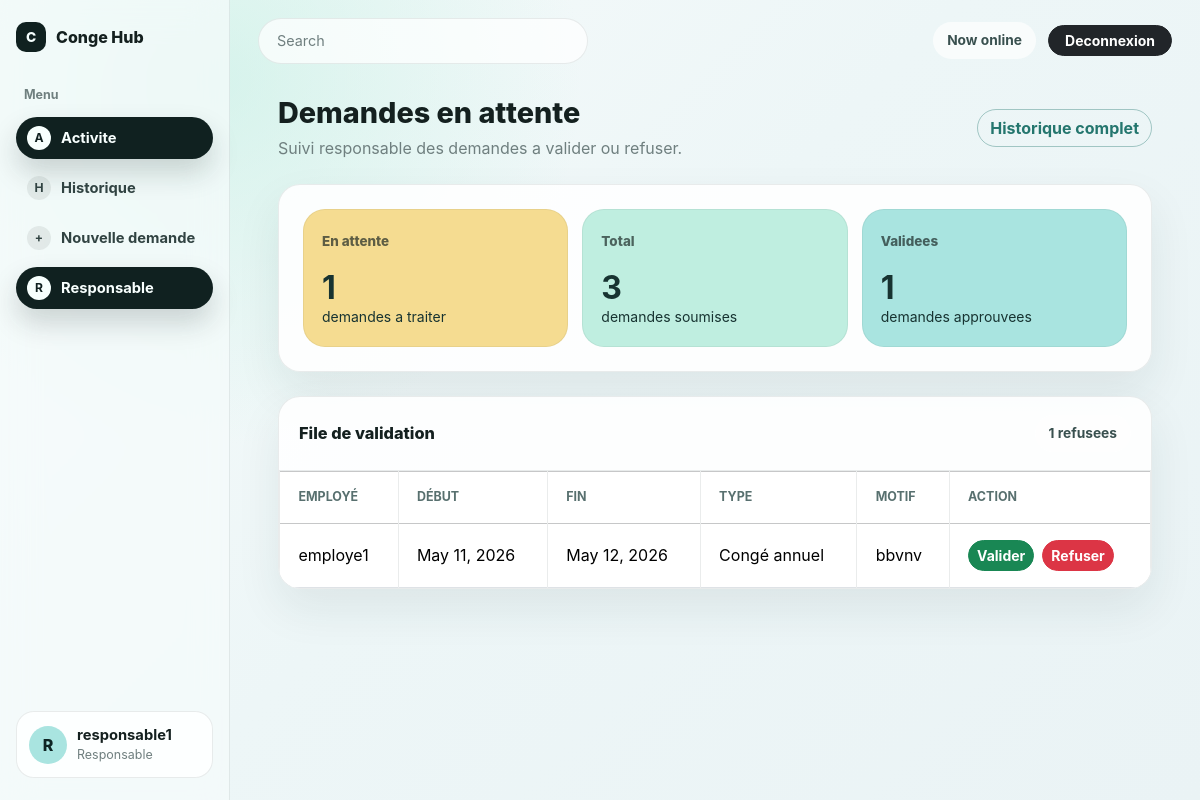
The app's page /responsable/ (signed in) with its own data.
### conges/models.py (models this page shows, shortened)
class DemandeConge(models.Model):
    TYPE_CHOICES = [  # Les choix limitent les valeurs possibles pour éviter les textes libres incohérents.
        ('annuel', 'Congé annuel'),  # Valeur stockée en base puis libellé affiché dans les formulaires.
        ('maladie', 'Congé maladie'),  # Valeur utilisée pour un arrêt ou une absence maladie.
        ('autre', 'Autre'),  # Valeur générique pour les autres motifs de congé.
    ]
    STATUT_CHOICES = [  # Les choix de statut encadrent le cycle de traitement d'une demande.
        ('en_attente', 'En attente'),  # Statut initial juste après la soumission.
        ('validee', 'Validée'),  # Statut utilisé quand le responsable accepte la demande.
        ('refusee', 'Refusée'),  # Statut utilisé quand le responsable rejette la demande.
    ]
    employe = models.ForeignKey(Employe, on_delete=models.CASCADE)  # Une demande appartient à un employé.
    date_debut = models.DateField()  # DateField stocke une date sans heure pour le début du congé.
    date_fin = models.DateField()  # DateField stocke une date sans heure pour la fin du congé.
    type_conge = models.CharField(max_length=20, choices=TYPE_CHOICES)  # CharField stocke un court texte limité aux choix définis.
    motif = models.TextField(blank=True)  # TextField accepte un texte long et blank=True rend le motif optionnel.
    statut = models.CharField(max_length=20, choices=STATUT_CHOICES, default='en_attente')  # Le statut commence toujours en attente.
    date_soumission = models.DateTimeField(auto_now_add=True)  # Django renseigne automatiquement la date lors de la création.

class Employe(models.Model):
    user = models.OneToOneField(User, on_delete=models.CASCADE)  # Chaque employé est lié à un seul compte utilisateur Django.
    solde_conges = models.IntegerField(default=25)  # Le solde démarre à 25 jours pour simplifier la gestion locale.

### conges/views.py (the view)
# urls.py: path('responsable/', views.responsable_home, name='responsable_home'),  # Cette route affiche les demandes à traiter.
@login_required
def responsable_home(request):
    if not request.user.is_staff:  # Un employé simple ne doit pas accéder à la validation.
        return redirect('conges:employe_home')  # On le renvoie vers son propre espace.
    demandes = DemandeConge.objects.filter(statut='en_attente').order_by('date_soumission')  # Les plus anciennes demandes sont traitées d'abord.
    context = {
        'demandes': demandes,
        'demandes_en_attente': demandes.count(),
        'demandes_total': DemandeConge.objects.count(),
        'demandes_validees': DemandeConge.objects.filter(statut='validee').count(),
        'demandes_refusees': DemandeConge.objects.filter(statut='refusee').count(),
    }  # Les compteurs alimentent le tableau de bord responsable.
    return render(request, 'conges/responsable_home.html', context)  # Le template affiche le tableau de validation.

### conges/templates/conges/responsable_home.html (shortened to what this page needs)
{% extends 'conges/base.html' %}
{% block content %}
    <div class="d-flex justify-content-between align-items-center gap-3 mb-4 page-heading">
        <div>
            <h1>Demandes en attente</h1>
            <p>Suivi responsable des demandes a valider ou refuser.</p>
        </div>
        <a class="btn btn-outline-primary" href="{% url 'conges:historique_demandes' %}">Historique complet</a>
    </div>
    <section class="hero-panel mb-4">
        <div class="summary-grid">
            <div class="summary-card sun">
                <span>En attente</span>
                <strong>{{ demandes_en_attente }}</strong>
                <small>demandes a traiter</small>
            </div>
            <div class="summary-card mint">
                <span>Total</span>
                <strong>{{ demandes_total }}</strong>
                <small>demandes soumises</small>
            </div>
            <div class="summary-card aqua">
                <span>Validees</span>
                <strong>{{ demandes_validees }}</strong>
                <small>demandes approuvees</small>
            </div>
        </div>
    </section>
    <section class="data-panel">
        <div class="panel-header">
            <h2>File de validation</h2>
            <span class="online-pill">{{ demandes_refusees }} refusees</span>
        </div>
    <div class="table-responsive">
        <table class="table table-bordered table-hover align-middle bg-white">
            <thead class="table-light">
                <tr>
                    <th>Employé</th>
                    <th>Début</th>
                    <th>Fin</th>
                    <th>Type</th>
                    <th>Motif</th>
                    <th>Action</th>
                </tr>
            </thead>
            <tbody>
                {% for demande in demandes %}
                    <tr>
                        <td>{{ demande.employe.user.username }}</td>
                        <td>{{ demande.date_debut }}</td>
                        <td>{{ demande.date_fin }}</td>
                        <td>{{ demande.get_type_conge_display }}</td>
                        <td>{{ demande.motif|default:"-" }}</td>
                        <td>
                            <div class="d-flex gap-2">
                                <form method="post" action="{% url 'conges:traiter_demande' demande.id %}">
                                    <button class="btn btn-success btn-sm" name="action" value="valider" type="submit">Valider</button>
                                </form>
                                <form method="post" action="{% url 'conges:traiter_demande' demande.id %}">
                                    <button class="btn btn-danger btn-sm" name="action" value="refuser" type="submit">Refuser</button>
                                </form>
                            </div>
                        </td>
                    </tr>
                {% empty %}
                    <tr>
                        <td colspan="6" class="text-center text-muted">Aucune demande en attente.</td>
                    </tr>
                {% endfor %}
            </tbody>
        </table>
    </div>
    </section>
{% endblock %}

### conges/templates/conges/base.html (shortened to what this page needs)
{% load static %}
<!doctype html>
<html lang="fr">
<head>
    <link href="https://cdn.jsdelivr.net/npm/bootstrap@5.3.3/dist/css/bootstrap.min.css" rel="stylesheet">
    <link href="{% static 'conges/styles.css' %}" rel="stylesheet">
</head>
<body>
    {% if user.is_authenticated %}
        <div class="app-shell">
            <aside class="sidebar">
                <a class="brand" href="{% url 'conges:dashboard' %}">
                    <span class="brand-mark">C</span>
                    <span>Conge Hub</span>
                </a>
                <p class="menu-label">Menu</p>
                <nav class="side-nav">
                    <a class="side-link {% if request.resolver_match.url_name == 'dashboard' or request.resolver_match.url_name == 'employe_home' or request.resolver_match.url_name == 'responsable_home' %}active{% endif %}" href="{% url 'conges:dashboard' %}">
                        <span class="side-icon">A</span>
                        <span>Activite</span>
                    </a>
                    <a class="side-link {% if request.resolver_match.url_name == 'historique_demandes' %}active{% endif %}" href="{% url 'conges:historique_demandes' %}">
                        <span class="side-icon">H</span>
                        <span>Historique</span>
                    </a>
                    <a class="side-link {% if request.resolver_match.url_name == 'soumettre_demande' %}active{% endif %}" href="{% url 'conges:soumettre_demande' %}">
                        <span class="side-icon">+</span>
                        <span>Nouvelle demande</span>
                    </a>
                    {% if user.is_staff %}
                        <a class="side-link {% if request.resolver_match.url_name == 'responsable_home' %}active{% endif %}" href="{% url 'conges:responsable_home' %}">
                            <span class="side-icon">R</span>
                            <span>Responsable</span>
                        </a>
                    {% endif %}
                </nav>
                <div class="sidebar-user">
                    <div class="avatar">{{ user.username|first|upper }}</div>
                    <div class="user-meta">
                        <strong>{{ user.username }}</strong>
                        {% if user.is_superuser %}
                            <span>Administrateur</span>
                        {% elif user.is_staff %}
                            <span>Responsable</span>
                        {% else %}
                            <span>Employe</span>
                        {% endif %}
                    </div>
                </div>
            </aside>
            <div class="workspace">
                <header class="topbar">
                    <div class="search-pill">Search</div>
                    <div class="topbar-actions">
                        <span class="online-pill">Now online</span>
                        <a class="btn btn-sm btn-dark rounded-pill px-3" href="{% url 'conges:logout' %}">Deconnexion</a>
                    </div>
                </header>
                <main class="content-wrap">
    {% endif %}
                    {% block content %}{% endblock %}
    {% if user.is_authenticated %}
                </main>
            </div>
        </div>
    {% else %}
        </main>
    {% endif %}
</body>
</html>

### records on screen
DemandeConge: employe.user.username "employe1", date_debut "May 11, 2026", date_fin "May 12, 2026", type_conge "Congé annuel", motif "bbvnv"

### other values on screen
{{ user.username|first|upper }} "R"
{{ user.username }} "responsable1"
{{ demandes_en_attente }} "1"
{{ demandes_total }} "3"
{{ demandes_validees }} "1"
{{ demandes_refusees }} "1"
